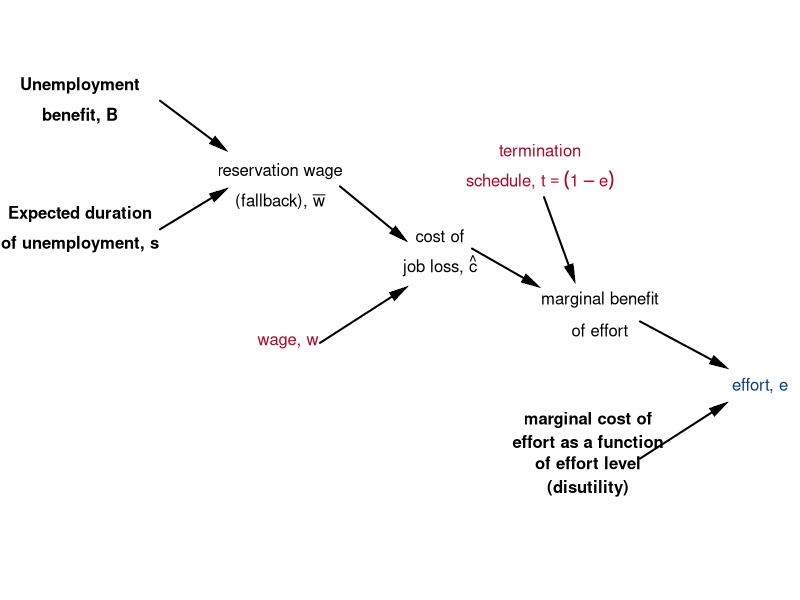

Here is the R script that generated this plot:
require(shape)
pdf(file = "employment/relationships_w_e.pdf", width = 9, height = 7)

#Set parameters for graphics
axislabelsize <- 1.5
graphlinewidth <- 3
segmentlinewidth <- 2

COL <- c("#7fc97f", "#beaed4", "#fdc086", "#ffff99", "#386cb0", "#f0027f", "#bf5b17", "#666666", "#AA0A27")
COLA <- c("#99d8c9","#66c2a4","#41ae76", "#238b45", "#005824")
COLB <- c("#4eb3d3", "#2b8cbe", "#0868ac","#084081")

par(mar =  c(0, 0, 0, 0))

xlims <- c(0, 20)
ylims <- c(2, 16)

npts <- 501 
x <- seq(xlims[1], xlims[2], length.out = npts)
y <- seq(ylims[1], ylims[2], length.out = npts) 
a <- c(72, 81, 90, 91.125)
b <- c(61, 72, 81, 90)

plot(0, 0, xlim = xlims, ylim = ylims, type = "n",
     xlab = expression(paste("")),
     ylab = expression(paste("")), 
     xaxt = "n", 
     yaxt = "n", 
     cex.lab = axislabelsize, 
     bty = "n",
     xaxs="i", 
     yaxs="i")

ticksy <- seq(from = 0, to = ylims[2], by = 2)
ylabels <- seq(from = 0, to = ylims[2], by = 2)
ticksx <- seq(from = 0, to = xlims[2], by = 2)
xlabels <- seq(from = 0, to = xlims[2], by = 2)


text(2, 14, expression(paste(bold("Unemployment"))))
text(2, 13.3, expression(paste(bold("benefit, B"))))
Arrows(4, 13.65, 5.5, 12.6, col = "black", lty = 1, lwd = 2, arr.type = "triangle", arr.lwd = 0.5)


text(2, 11, expression(paste(bold("Expected duration"))))
text(2, 10.3, expression(paste(bold("of unemployment, s"))))
Arrows(4, 10.65, 5.5, 11.5, col = "black", lty = 1, lwd = 2, arr.type = "triangle", arr.lwd = 0.5)


text(7, 12, expression(paste("reservation wage")))
text(7, 11.3, expression(paste("(fallback), ", bar(w))))
Arrows(8.5, 11.65, 10, 10.5, col = "black", lty = 1, lwd = 2, arr.type = "triangle", arr.lwd = 0.5)

text(7.2, 8, expression(paste("wage, ", w)), col = COL[9])
Arrows(8, 8, 10, 9.2, col = "black", lty = 1, lwd = 2, arr.type = "triangle", arr.lwd = 0.5)

text(11, 10.5, expression(paste("cost of")))
text(11, 9.8, expression(paste("job loss, ", hat(c))))
Arrows(11.8, 10.2, 13.3, 9.4, col = "black", lty = 1, lwd = 2, arr.type = "triangle", arr.lwd = 0.5)

text(13.5, 12.5, expression(paste("termination")), col = COL[9])
text(13.5, 11.8, expression(paste("schedule, ", t == (1 - e))), col = COL[9])
Arrows(13.6, 11.4, 14.3, 9.6, col = "black", lty = 1, lwd = 2, arr.type = "triangle", arr.lwd = 0.5)


text(15, 9, expression(paste("marginal benefit")))
text(15, 8.3, expression(paste("of effort")))
Arrows(16, 8.5, 18, 7.5, col = "black", lty = 1, lwd = 2, arr.type = "triangle", arr.lwd = 0.5)

text(14.7, 6.2, expression(paste(bold("marginal cost of"))))
text(14.7, 5.7, expression(paste(bold("effort as a function"))))
text(14.7, 5.2, expression(paste(bold("of effort level"))))
text(14.7, 4.6, expression(paste(bold("(disutility)"))))
Arrows(16, 5.3, 18, 6.5, col = "black", lty = 1, lwd = 2, arr.type = "triangle", arr.lwd = 0.5)

text(19, 7, expression(paste("effort, ", e)), col = COLB[4])


dev.off()
